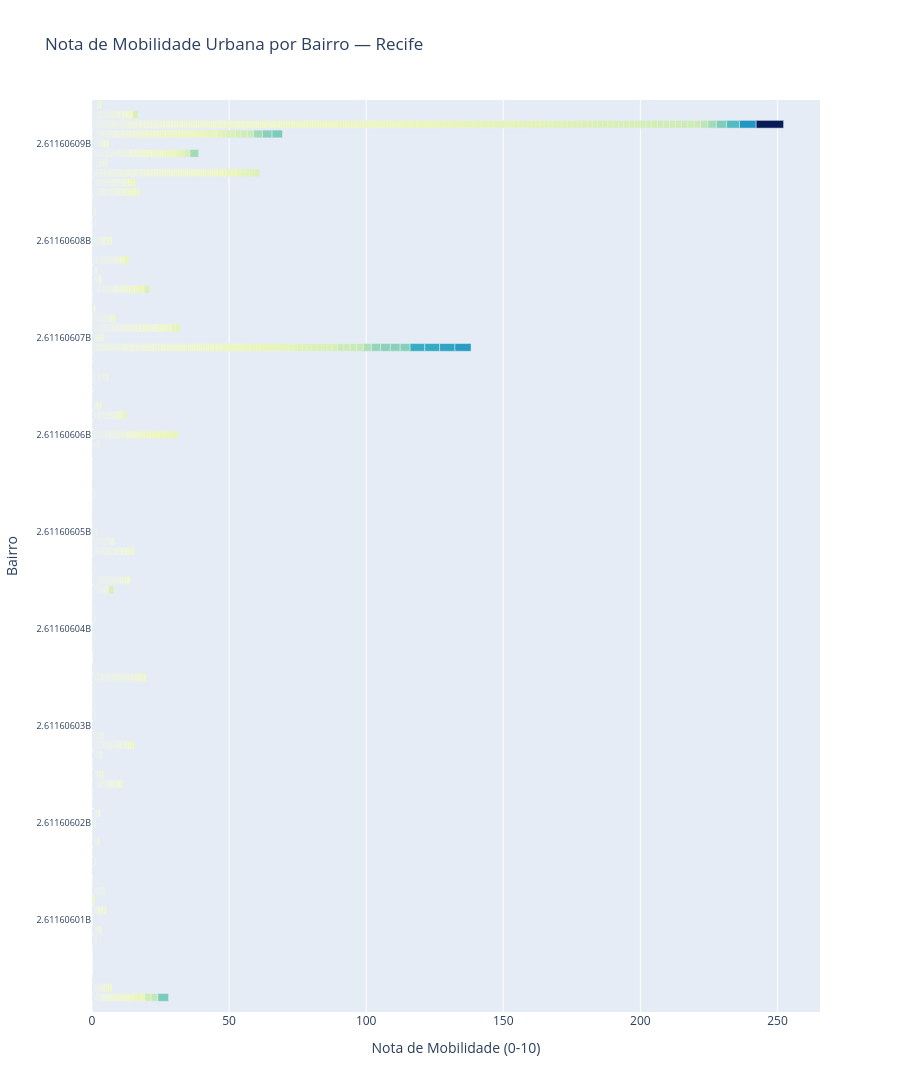

Notebook source saved alongside this figure:
### Code cell
# ── GRÁFICO DE BARRAS INTERATIVO (Plotly) ────────────────────────────────────
df = pd.read_csv(CSV_PATH)
df_sorted = df.sort_values('nota_dimensao', ascending=True)

fig = px.bar(
    df_sorted,
    x='nota_dimensao',
    y='bairro',
    orientation='h',
    color='nota_dimensao',
    color_continuous_scale='YlGnBu',
    labels={'nota_dimensao': 'Nota de Mobilidade (0-10)', 'bairro': 'Bairro'},
    title='Nota de Mobilidade Urbana por Bairro — Recife'
)

fig.update_layout(
    height=max(600, len(df) * 18),
    coloraxis_showscale=False,
    yaxis=dict(tickfont=dict(size=9))
)

fig.show()

# Salva como HTML
CHART_PATH = ROOT / 'data' / 'final' / 'grafico_mobilidade.html'
fig.write_html(str(CHART_PATH))
print(f'Gráfico salvo em: {CHART_PATH}')

### Figure 1 — Plotly figure (JSON) as saved in the notebook; plotly's stock layout.template omitted (floating-point values rounded to 4 significant figures; data arrays with more than 128 entries replaced by an {"elided": "..."} marker saying what was removed)
{"data": [{"hovertemplate": "Nota de Mobilidade (0-10)=%{marker.color}<br>Bairro=%{y}<extra></extra>", "legendgroup": "", "marker": {"color": {"elided": "2835 float values"}, "coloraxis": "coloraxis", "pattern": {"shape": ""}}, "name": "", "orientation": "h", "showlegend": false, "textposition": "auto", "type": "bar", "x": {"elided": "2835 float values"}, "xaxis": "x", "y": {"elided": "2835 float values"}, "yaxis": "y"}], "layout": {"barmode": "relative", "coloraxis": {"colorbar": {"title": {"text": "Nota de Mobilidade (0-10)"}}, "colorscale": [[0, "rgb(255,255,217)"], [0.125, "rgb(237,248,177)"], [0.25, "rgb(199,233,180)"], [0.375, "rgb(127,205,187)"], [0.5, "rgb(65,182,196)"], [0.625, "rgb(29,145,192)"], [0.75, "rgb(34,94,168)"], [0.875, "rgb(37,52,148)"], [1, "rgb(8,29,88)"]], "showscale": false}, "height": 51030, "legend": {"tracegroupgap": 0}, "title": {"text": "Nota de Mobilidade Urbana por Bairro — Recife"}, "xaxis": {"anchor": "y", "domain": [0, 1], "title": {"text": "Nota de Mobilidade (0-10)"}}, "yaxis": {"anchor": "x", "domain": [0, 1], "tickfont": {"size": 9}, "title": {"text": "Bairro"}}}}
